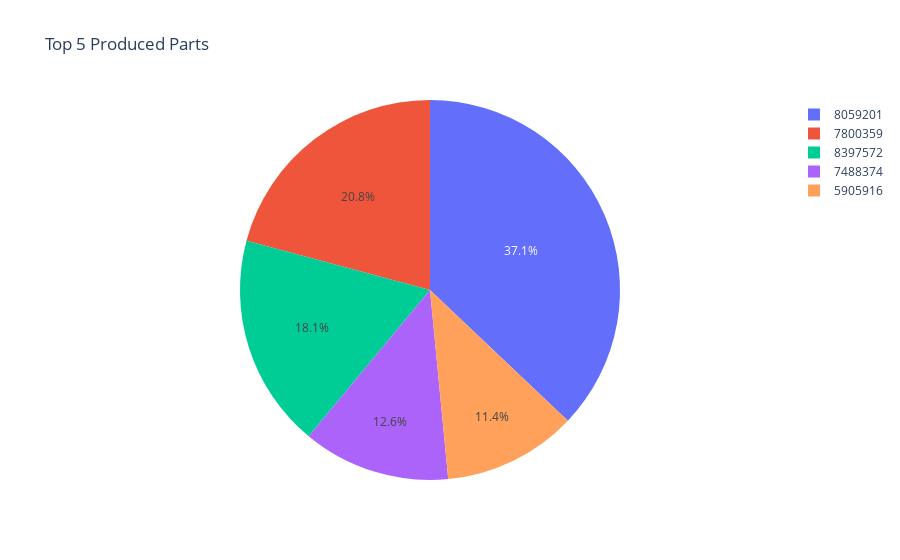

Notebook code for this chart:
### Markdown cell above
##### 🔷 Top 5 Produced Parts Using a Pie Chart

### Code cell
fig3= px.pie(top5_Parts,names='Part_No',values='Production',title="Top 5 Produced Parts")
fig3.show()

### Figure 1 — Plotly figure (JSON) as saved in the notebook; plotly's stock layout.template omitted (floating-point values rounded to 4 significant figures)
{"data": [{"domain": {"x": [0, 1], "y": [0, 1]}, "hovertemplate": "Part_No=%{label}<br>Production=%{value}<extra></extra>", "labels": ["8059201", "7800359", "8397572", "7488374", "5905916"], "legendgroup": "", "name": "", "showlegend": true, "type": "pie", "values": [39500, 22197, 19333, 13376, 12144]}], "layout": {"legend": {"tracegroupgap": 0}, "title": {"text": "Top 5 Produced Parts"}}}
